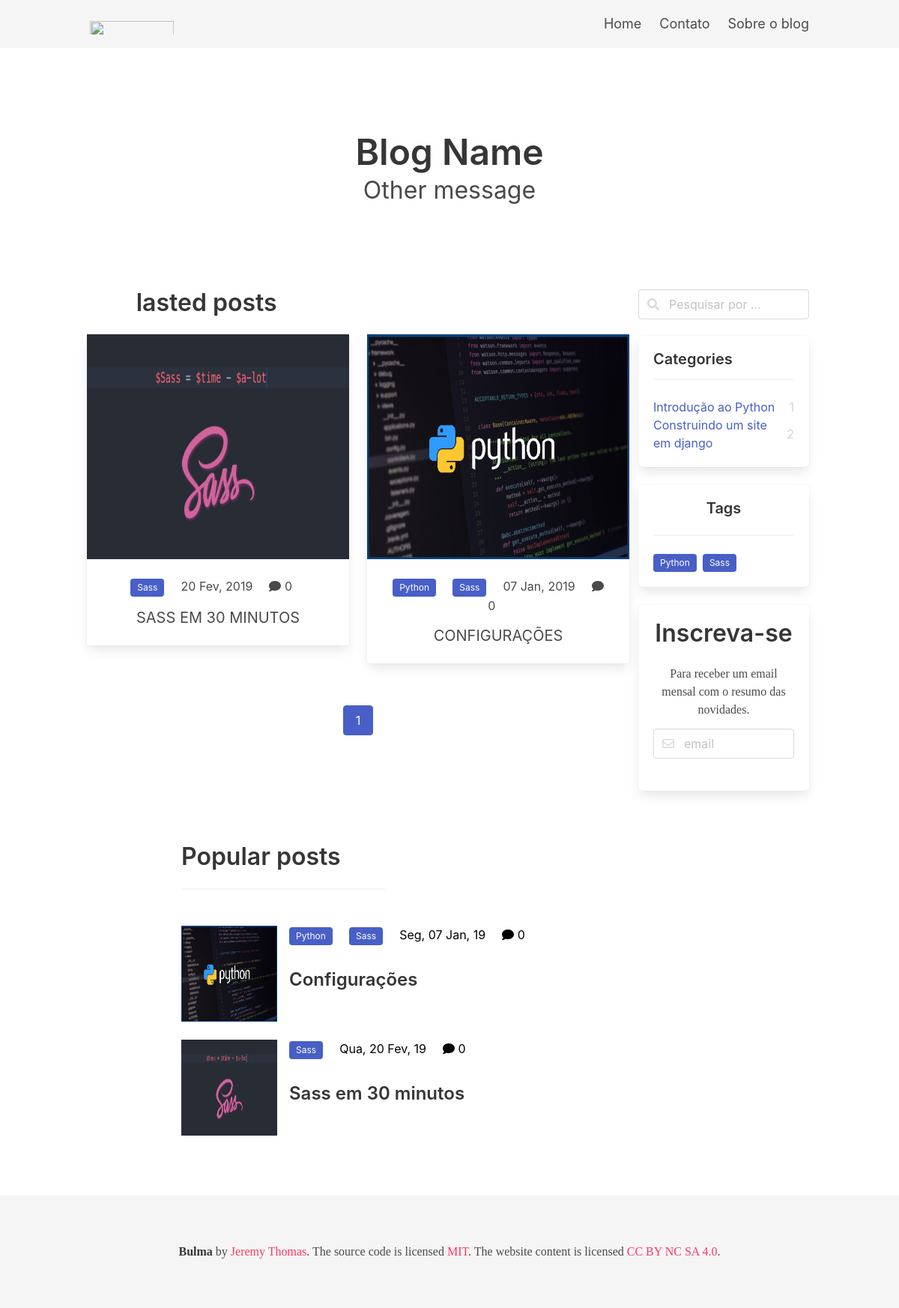
The page / on the database its author committed.
### user/models.py (models this page shows, shortened)
class Article(models.Model):
    deleted = models.BooleanField(default=True)
    title = models.CharField(max_length=100, unique=True)
    published = models.DateTimeField()
    num_comments = models.IntegerField(default=0)
    views = models.IntegerField(default=0)
    text = models.TextField()
    image = models.ImageField()
    tags = models.ManyToManyField(Tag, related_name="tags")
    category = models.ForeignKey(Category, blank=True, null=True,
                                 related_name="category",
                                 on_delete=models.SET_NULL)

class Tag(models.Model):
    name = models.CharField(max_length=20)
    def __str__(self):
        return f"{self.name}"

class Category(models.Model):
    name = models.CharField(max_length=150)
    @property
    def num_articles(self):
        return self.category.count()

### user/views.py (the view)
# urls.py: path('', views.index, name='index'),
def index(request):
    articles = models.Article.objects.order_by('-published')\
                     .exclude(id__exact=1)
    paginator = Paginator(articles, 6)
    page = request.GET.get('page')
    articles_page = paginator.get_page(page)
    categories = models.Category.objects.all()
    tags = models.Tag.objects.all()
    popular_articles = models.Article.objects.exclude(id__exact=1)\
                             .order_by('-views')[:3]
    context = {
        'articles': articles_page,
        'categories': categories,
        'tags': tags,
        'popular_articles': popular_articles,
    }
    return render(request, 'user/index.html', context)

### user/templates/user/index.html (shortened to what this page needs)
{% extends 'user/base.html' %}
{% load static %}
{% block styles %}
<link rel="stylesheet" href="{% static 'css/home.css' %}" />
{% endblock %}
{% block content %}
<main class="column is-three-quarters-desktop is-12-tablet posts">
    <div class="columns post-title is-mobile">
        <div class="column has-text-centered-tablet has-text-centered-mobile has-text-left-desktop is-offset-1-desktop">
            <h1 class="title is-3">lasted posts</h1>
        </div>
    </div>
    {% for article in articles %}
    {% if forloop.counter0|divisibleby:2%}
    <div class="columns is-centered">
    {% endif %}
        <div class="column is-narrow">
            <a href="{% url 'article' id=article.id %}">
                <div class="card post has-mx-auto">
                    <div class="class-image">
                        <figure class="image">
                            <img src="{{article.image.url}}" alt="Placeholder image"/>
                        </figure>
                    </div>
                    <div class="card-content has-text-centered">
                        {% for tag in article.tags.all %}
                        <span class="tag is-link">{{tag}}</span>
                        {% endfor %}
                        <span class="is-small">{{article.published|date:"d M, Y"}}</span>
                        <span><i class="fa fa-comment"></i> {{article.num_comments}}</span>
                        <h3 class="subtitle is-5">{{article.title}}
                        </h3>
                    </div>
                </div>
            </a>
        </div>
    {% if forloop.counter0|divisibleby:2 is False %}
        </div>
    {% endif %}
    {% endfor %}
    <div class="columns is-centered is-multiline">
        <article class="column is-three-quarters is-mx-auto">
            <div class="pagination is-centered has-mx-auto" aria-label="pagination">
                <ul class="pagination-list is-marginless">
                    <li>
                        <a href="?page={{articles.number}}" class="is-current pagination-link">{{articles.number}}</a>
                    </li>
                </ul>
            </div>
        </article>
    </div>
</main>
{% endblock %}
{% block extra %}
<section class="section popular-posts">
    <div class="columns">
        <div class="column is-4 is-offset-1 is-narrow">
            <h3 class="title is-3">Popular posts</h3>
            <hr />
        </div>
    </div>
    {% for article in popular_articles %}
    <div class="columns">
            <div class="column is-11 is-offset-1 is-narrow">
                <a class="" href="{% url 'article' id=article.id %}">
                <article class="media">
                    <figure class="media-left">
                        <p class="image is-128x128">
                            <img src="{{article.image.url}}" />
                        </p>
                    </figure>
                    <div class="media-content">
                        <div class="content">
                            <div class="content-text">
                                {% for tag in article.tags.all %}
                                <span class="tag is-link">{{tag}}</span>
                                {% endfor %}
                                <span class="is-small">{{article.published|date:"D, d M, y"}}</span>
                                <span><i class="fa fa-comment"></i> {{article.num_comments}}</span>
                                <h3>{{article.title}}</h3>
                            </div>
                        </div>
                    </div>
                </article>
            </a>
            </div>
    </div>
    {% endfor %}
</section>
{% endblock %}

### user/templates/user/base.html (shortened to what this page needs)
{% load static %}
<!DOCTYPE html>
<html lang="pt-br" dir="ltr">
<head>
        <link rel="stylesheet" href="https://cdnjs.cloudflare.com/ajax/libs/bulma/0.7.4/css/bulma.min.css">
        <link rel="stylesheet" href="{% static 'css/main.css' %}" />
        {% block styles %}{% endblock %}
</head>
<body>
        {% include 'user/navbar.html' %}
        <div class="container">
            {% include 'user/header.html' %}
            <div class="container blog-posts">
                <section class="columns is-multiline is-variable is-2">
                    {% block content %} {% endblock %}
                    {% include 'user/aside.html' %}
                </section>
            </div>
        {% block extra %}{% endblock %}
        </div>
    <footer class="footer is-vertical-center">
        <div class="content has-mx-auto">
            <p>
                <strong>Bulma</strong> by <a href="https://jgthms.com">Jeremy Thomas</a>. The source code is licensed
                <a href="http://opensource.org/licenses/mit-license.php">MIT</a>. The website content
                is licensed <a href="http://creativecommons.org/licenses/by-nc-sa/4.0/">CC BY NC SA 4.0</a>.
            </p>
        </div>
    </footer>
</body>
</html>

### user/templates/user/navbar.html (shortened to what this page needs)
<nav class="navbar">
    <div class="container">
        <div class="navbar-brand">
            <a class="navbar-item" href="{% url 'index' %}">
                <img src="https://bulma.io/images/bulma-logo.png" width="112" height="28">
            </a>
        </div>
        <div id="main-menu" class="navbar-menu">
            <div class="navbar-end">
                <a href="{% url 'index' %}" class="navbar-item">
                    Home
                </a>
                <a class="navbar-item">
                    Contato
                </a>
                <a class="navbar-item">
                    Sobre o blog
                </a>
            </div>
        </div>
    </nav>

### user/templates/user/header.html
<header class="section header">
    <div class="container has-text-centered">
        <h1 class="title is-1 level-item">Blog Name</h1>
        <h2 class="subtitle is-3 level-item">Other message</h2>
    </div>
</header>

### user/templates/user/aside.html (shortened to what this page needs)
<aside class="column">
    <form class="" action="{% url 'search' %}">
        <div class="control has-icons-left">
            <input class="input" name='title' type="text" placeholder="Pesquisar por ..." />
            <span class="icon is-left">
            </span>
        </div>
    </form>
    <article class="list-group box">
        <div class="list-title">
            <h1 class="title is-5">Categories</h1>
            <hr />
        </div>
        <div class="list-content">
            <ul>
                {% for cat in categories %}
                <li class="list-item">
                    <div class="level">
                        <a href="{% url 'search_field' field='category' value=cat.id %}" class="list-link">{{cat.name}}</a>
                        <spam>{{cat.num_articles}}</spam>
                    </div>
                </li>
                {% endfor %}
            </ul>
        </div>
    </article>
    <article class="box">
        <h3 class="title is-5 has-text-centered">Tags</h3>
        <hr />
        <div class="tags">
            {% for tag in tags %}
            <a href="{% url 'search_field' field='tags' value=tag.id %}" class="tag is-link">{{tag}}</a>
            {% endfor %}
        </div>
    </article>
    <article class="box has-text-centered catch-email">
        <h1 class="title is-3">Inscreva-se</h1>
        <p class="is-small">Para receber um email mensal com o resumo das novidades.</p>
        <form class="" action="#">
            <div class="control has-icons-left">
                <input class="input" type="text" placeholder="email" />
                <span class="icon is-left">
                </span>
            </div>
        </form>
    </article>
</aside>

### user/static/css/main.css (style rules this page uses)
p { font-family: font-text; }
.list-group .list-title h1 { margin: 0; padding-bottom: 0.7em; }
.list-group .list-title hr { margin-top: 0; }
.list-group .list-content spam { color: #D2D2D2; }
aside form { margin-bottom: 1.4em; }
aside .box:last-child { margin-bottom: 1.4em; }
aside .catch-email p { margin-bottom: 0.8em; }
.navbar { background-color: whitesmoke; }
.navbar .navbar-item { font-size: 18px; line-height: 3rem; }
.header { padding-top: 7rem; padding-bottom: 7rem; }
.footer { background-color: whitesmoke; width: 100%; min-height: 150px; padding: 0; margin-top: 2rem; }
.footer a { color: #ff3860; }
.is-vertical-center { display: flex; align-items: center; }
.has-mx-auto { margin: 0 auto; }

### user/static/css/home.css (style rules this page uses)
.post { max-width: 350px; }
.post img { height: 300px !important; }
.pagination { margin-top: 2rem; margin-bottom: 4rem; max-width: 550px; }
.popular-posts { min-width: 800px !important; }
.popular-posts img { width: 128px; height: 128px; }
.popular-posts a { color: black; }
.content-text span { margin-right: 1.1rem; }
.card-content span { margin-right: 1.1rem; }
.card-content h3 { padding-top: 1rem; text-transform: uppercase; }

### rows shown on the page
Article: image (picture), published "20 Fev, 2019", num_comments "0", title "SASS EM 30 MINUTOS", published "Qua, 20 Fev, 19", title "Sass em 30 minutos"
Tag: name "Sass"
Article: image (picture), published "07 Jan, 2019", num_comments "0", title "CONFIGURAÇÕES", published "Seg, 07 Jan, 19", title "Configurações"
Tag: name "Python"
Category: name "Introdução ao Python", num_articles "1"
Category: name "Construindo um site em django", num_articles "2"

### other values the page prints
{{ articles.number }} "1"
